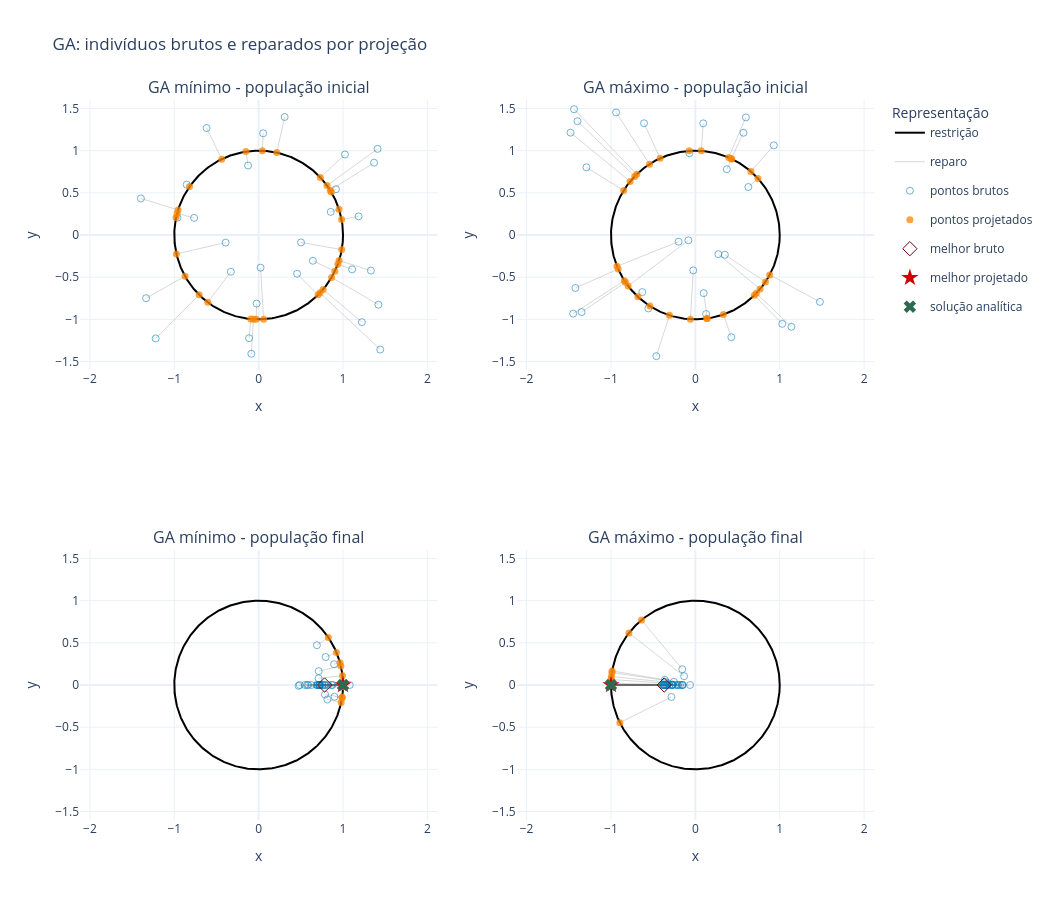

Notebook code cell kept with this figure:
### Markdown cell above
## 8. População inicial e final do GA

Cada painel mostra simultaneamente os cromossomos brutos e os pontos projetados usados na avaliação. Os segmentos cinza representam o deslocamento produzido pelo operador de reparo. Assim, fica explícito que o GA gera soluções no espaço cartesiano e só então as corrige para a circunferência.

### Code cell
def projection_segments(raw_points, projected_points):
    x_values = []
    y_values = []
    for raw, projected in zip(raw_points, projected_points):
        x_values.extend([raw[0], projected[0], None])
        y_values.extend([raw[1], projected[1], None])
    return x_values, y_values


def plot_ga_populations(solutions):
    ga_solutions = {
        solution["modo"]: solution
        for solution in solutions
        if solution["algoritmo"] == "GA"
    }
    theta = np.linspace(0, 2 * np.pi, 500)
    circle_x = np.cos(theta)
    circle_y = np.sin(theta)
    fig = make_subplots(
        rows=2,
        cols=2,
        subplot_titles=(
            "GA mínimo - população inicial",
            "GA máximo - população inicial",
            "GA mínimo - população final",
            "GA máximo - população final",
        ),
    )

    for col, mode in enumerate(["min", "max"], start=1):
        solution = ga_solutions[mode]
        analytic_point = np.array([1.0, 0.0]) if mode == "min" else np.array([-1.0, 0.0])

        for row, stage in enumerate(["inicial", "final"], start=1):
            raw_points = np.asarray(solution[f"populacao_{stage}_bruta"])
            projected_points = np.asarray(solution[f"populacao_{stage}_projetada"])
            segment_x, segment_y = projection_segments(raw_points, projected_points)
            show_legend = row == 1 and col == 1

            fig.add_trace(go.Scatter(
                x=circle_x,
                y=circle_y,
                mode="lines",
                name="restrição",
                line=dict(color="black", width=2),
                legendgroup="restricao",
                showlegend=show_legend,
            ), row=row, col=col)
            fig.add_trace(go.Scatter(
                x=segment_x,
                y=segment_y,
                mode="lines",
                name="reparo",
                line=dict(color="rgba(100,100,100,0.25)", width=1),
                legendgroup="reparo",
                showlegend=show_legend,
            ), row=row, col=col)
            fig.add_trace(go.Scatter(
                x=raw_points[:, 0],
                y=raw_points[:, 1],
                mode="markers",
                name="pontos brutos",
                marker=dict(
                    color="#0077b6",
                    size=7,
                    opacity=0.55,
                    symbol="circle-open",
                ),
                legendgroup="brutos",
                showlegend=show_legend,
            ), row=row, col=col)
            fig.add_trace(go.Scatter(
                x=projected_points[:, 0],
                y=projected_points[:, 1],
                mode="markers",
                name="pontos projetados",
                marker=dict(color="#fb8500", size=7, opacity=0.75),
                legendgroup="projetados",
                showlegend=show_legend,
            ), row=row, col=col)

            if stage == "final":
                fig.add_trace(go.Scatter(
                    x=[solution["x_bruto"]],
                    y=[solution["y_bruto"]],
                    mode="markers",
                    name="melhor bruto",
                    marker=dict(color="#6a040f", size=11, symbol="diamond-open"),
                    legendgroup="melhor-bruto",
                    showlegend=(row == 2 and col == 1),
                ), row=row, col=col)
                fig.add_trace(go.Scatter(
                    x=[solution["x_projetado"]],
                    y=[solution["y_projetado"]],
                    mode="markers",
                    name="melhor projetado",
                    marker=dict(color="#d00000", size=13, symbol="star"),
                    legendgroup="melhor-projetado",
                    showlegend=(row == 2 and col == 1),
                ), row=row, col=col)
                fig.add_trace(go.Scatter(
                    x=[analytic_point[0]],
                    y=[analytic_point[1]],
                    mode="markers",
                    name="solução analítica",
                    marker=dict(color="#2d6a4f", size=11, symbol="x"),
                    legendgroup="analitica",
                    showlegend=(row == 2 and col == 1),
                ), row=row, col=col)

    fig.update_xaxes(title_text="x", range=[-1.6, 1.6], zeroline=True)
    fig.update_yaxes(title_text="y", range=[-1.6, 1.6], zeroline=True)
    for row in [1, 2]:
        fig.update_yaxes(scaleanchor=f"x{'' if row == 1 else 3}", scaleratio=1, row=row, col=1)
        fig.update_yaxes(scaleanchor=f"x{2 if row == 1 else 4}", scaleratio=1, row=row, col=2)
    fig.update_layout(
        title="GA: indivíduos brutos e reparados por projeção",
        width=1050,
        height=900,
        template="plotly_white",
        legend_title_text="Representação",
    )
    return fig


fig_ga_pop = plot_ga_populations(solutions)
fig_ga_pop.show()

### Figure 1 — Plotly figure (JSON) as saved in the notebook; plotly's stock layout.template omitted (floating-point values rounded to 4 significant figures; data arrays with more than 128 entries replaced by an {"elided": "..."} marker saying what was removed)
{"data": [{"legendgroup": "restricao", "line": {"color": "black", "width": 2}, "mode": "lines", "name": "restrição", "showlegend": true, "type": "scatter", "x": {"elided": "500 float values"}, "xaxis": "x", "y": {"elided": "500 float values"}, "yaxis": "y"}, {"legendgroup": "reparo", "line": {"color": "rgba(100,100,100,0.25)", "width": 1}, "mode": "lines", "name": "reparo", "showlegend": true, "type": "scatter", "x": [1.331, 0.9533, null, 0.8544, 0.9523, null, -0.617, -0.4375, null, 1.108, 0.9385, null, 1.42, 0.8642, null, 0.9165, 0.8605, null, -0.08682, -0.06156, null, 1.184, 0.983, null, -0.3291, -0.6025, null, 0.4559, 0.7048, null, 0.02274, 0.05863, null, -1.334, -0.8721, null, 1.023, 0.7311, null, 0.502, 0.9849, null, 1.41, 0.8099, null, -0.7648, -0.9666, null, 1.368, 0.8475, null, -0.3919, -0.9745, null, 0.05348, 0.04431, null, 0.6429, 0.9032, null, -0.1139, -0.09271, null, -0.0239, -0.02938, null, -1.221, -0.7055, null, -0.8525, -0.819, null, -0.9625, -0.978, null, 0.3079, 0.2149, null, -0.1254, -0.1505, null, -1.395, -0.9549, null, 1.441, 0.7278, null, 1.223, 0.764, null], "xaxis": "x", "y": [-0.4217, -0.3021, null, 0.2738, 0.3052, null, 1.268, 0.8992, null, -0.4076, -0.3452, null, -0.8264, -0.5031, null, 0.5427, 0.5095, null, -1.408, -0.9981, null, 0.2209, 0.1833, null, -0.436, -0.7981, null, -0.4589, -0.7094, null, -0.3872, -0.9983, null, -0.7488, -0.4894, null, 0.9545, 0.6822, null, -0.08824, -0.1731, null, 1.021, 0.5865, null, 0.2026, 0.2561, null, 0.8569, 0.5309, null, -0.09023, -0.2243, null, 1.206, 0.999, null, -0.3056, -0.4293, null, -1.223, -0.9957, null, -0.8129, -0.9996, null, -1.226, -0.7087, null, 0.5974, 0.5739, null, 0.2052, 0.2085, null, 1.399, 0.9766, null, 0.8236, 0.9886, null, 0.4338, 0.2969, null, -1.358, -0.6858, null, -1.033, -0.6452, null], "yaxis": "y"}, {"legendgroup": "brutos", "marker": {"color": "#0077b6", "opacity": 0.55, "size": 7, "symbol": "circle-open"}, "mode": "markers", "name": "pontos brutos", "showlegend": true, "type": "scatter", "x": [1.331, 0.8544, -0.617, 1.108, 1.42, 0.9165, -0.08682, 1.184, -0.3291, 0.4559, 0.02274, -1.334, 1.023, 0.502, 1.41, -0.7648, 1.368, -0.3919, 0.05348, 0.6429, -0.1139, -0.0239, -1.221, -0.8525, -0.9625, 0.3079, -0.1254, -1.395, 1.441, 1.223], "xaxis": "x", "y": [-0.4217, 0.2738, 1.268, -0.4076, -0.8264, 0.5427, -1.408, 0.2209, -0.436, -0.4589, -0.3872, -0.7488, 0.9545, -0.08824, 1.021, 0.2026, 0.8569, -0.09023, 1.206, -0.3056, -1.223, -0.8129, -1.226, 0.5974, 0.2052, 1.399, 0.8236, 0.4338, -1.358, -1.033], "yaxis": "y"}, {"legendgroup": "projetados", "marker": {"color": "#fb8500", "opacity": 0.75, "size": 7}, "mode": "markers", "name": "pontos projetados", "showlegend": true, "type": "scatter", "x": [0.9533, 0.9523, -0.4375, 0.9385, 0.8642, 0.8605, -0.06156, 0.983, -0.6025, 0.7048, 0.05863, -0.8721, 0.7311, 0.9849, 0.8099, -0.9666, 0.8475, -0.9745, 0.04431, 0.9032, -0.09271, -0.02938, -0.7055, -0.819, -0.978, 0.2149, -0.1505, -0.9549, 0.7278, 0.764], "xaxis": "x", "y": [-0.3021, 0.3052, 0.8992, -0.3452, -0.5031, 0.5095, -0.9981, 0.1833, -0.7981, -0.7094, -0.9983, -0.4894, 0.6822, -0.1731, 0.5865, 0.2561, 0.5309, -0.2243, 0.999, -0.4293, -0.9957, -0.9996, -0.7087, 0.5739, 0.2085, 0.9766, 0.9886, 0.2969, -0.6858, -0.6452], "yaxis": "y"}, {"legendgroup": "restricao", "line": {"color": "black", "width": 2}, "mode": "lines", "name": "restrição", "showlegend": false, "type": "scatter", "x": {"elided": "500 float values"}, "xaxis": "x3", "y": {"elided": "500 float values"}, "yaxis": "y3"}, {"legendgroup": "reparo", "line": {"color": "rgba(100,100,100,0.25)", "width": 1}, "mode": "lines", "name": "reparo", "showlegend": false, "type": "scatter", "x": [0.7816, 1, null, 0.8259, 1, null, 0.8945, 0.9642, null, 0.575, 1, null, 0.5883, 1, null, 0.6247, 1, null, 0.7868, 1, null, 0.7597, 1, null, 1.08, 1, null, 0.899, 0.9882, null, 0.8756, 1, null, 0.5488, 1, null, 0.7105, 0.9939, null, 0.7248, 1, null, 0.6904, 0.8259, null, 0.4867, 1, null, 0.8624, 1, null, 0.7021, 1, null, 0.7171, 1, null, 0.7111, 0.9744, null, 0.7937, 0.9227, null, 0.6884, 1, null, 0.75, 1, null, 0.7201, 1, null, 0.7189, 1, null, 0.7868, 0.9898, null, 0.7317, 1, null, 0.4725, 0.9998, null, 0.8148, 0.9785, null, 0.6924, 1.0, null], "xaxis": "x3", "y": [4.904e-09, 6.274e-09, null, 1.321e-09, 1.6e-09, null, 0.246, 0.2651, null, 3.59e-09, 6.244e-09, null, 3.557e-09, 6.047e-09, null, 2.063e-09, 3.302e-09, null, 8.491e-10, 1.079e-09, null, 1.592e-09, 2.096e-09, null, 4.39e-09, 4.066e-09, null, -0.1392, -0.153, null, 4.037e-09, 4.61e-09, null, 2.528e-09, 4.605e-09, null, 0.07859, 0.1099, null, 6.979e-10, 9.628e-10, null, 0.4714, 0.5639, null, 4.182e-09, 8.592e-09, null, 4.535e-09, 5.259e-09, null, -3.12e-10, -4.444e-10, null, 3.677e-10, 5.128e-10, null, 0.1642, 0.225, null, 0.3316, 0.3855, null, 3.266e-10, 4.744e-10, null, 1.142e-09, 1.523e-09, null, 1.776e-10, 2.466e-10, null, 9.4e-10, 1.308e-09, null, -0.1131, -0.1423, null, 6.662e-10, 9.105e-10, null, -0.009966, -0.02109, null, -0.1717, -0.2062, null, -0.001447, -0.00209, null], "yaxis": "y3"}, {"legendgroup": "brutos", "marker": {"color": "#0077b6", "opacity": 0.55, "size": 7, "symbol": "circle-open"}, "mode": "markers", "name": "pontos brutos", "showlegend": false, "type": "scatter", "x": [0.7816, 0.8259, 0.8945, 0.575, 0.5883, 0.6247, 0.7868, 0.7597, 1.08, 0.899, 0.8756, 0.5488, 0.7105, 0.7248, 0.6904, 0.4867, 0.8624, 0.7021, 0.7171, 0.7111, 0.7937, 0.6884, 0.75, 0.7201, 0.7189, 0.7868, 0.7317, 0.4725, 0.8148, 0.6924], "xaxis": "x3", "y": [4.904e-09, 1.321e-09, 0.246, 3.59e-09, 3.557e-09, 2.063e-09, 8.491e-10, 1.592e-09, 4.39e-09, -0.1392, 4.037e-09, 2.528e-09, 0.07859, 6.979e-10, 0.4714, 4.182e-09, 4.535e-09, -3.12e-10, 3.677e-10, 0.1642, 0.3316, 3.266e-10, 1.142e-09, 1.776e-10, 9.4e-10, -0.1131, 6.662e-10, -0.009966, -0.1717, -0.001447], "yaxis": "y3"}, {"legendgroup": "projetados", "marker": {"color": "#fb8500", "opacity": 0.75, "size": 7}, "mode": "markers", "name": "pontos projetados", "showlegend": false, "type": "scatter", "x": [1.0, 1.0, 0.9642, 1.0, 1.0, 1.0, 1.0, 1.0, 1.0, 0.9882, 1.0, 1.0, 0.9939, 1.0, 0.8259, 1.0, 1.0, 1.0, 1.0, 0.9744, 0.9227, 1.0, 1.0, 1.0, 1.0, 0.9898, 1.0, 0.9998, 0.9785, 1.0], "xaxis": "x3", "y": [6.274e-09, 1.6e-09, 0.2651, 6.244e-09, 6.047e-09, 3.302e-09, 1.079e-09, 2.096e-09, 4.066e-09, -0.153, 4.61e-09, 4.605e-09, 0.1099, 9.628e-10, 0.5639, 8.592e-09, 5.259e-09, -4.444e-10, 5.128e-10, 0.225, 0.3855, 4.744e-10, 1.523e-09, 2.466e-10, 1.308e-09, -0.1423, 9.105e-10, -0.02109, -0.2062, -0.00209], "yaxis": "y3"}, {"legendgroup": "melhor-bruto", "marker": {"color": "#6a040f", "size": 11, "symbol": "diamond-open"}, "mode": "markers", "name": "melhor bruto", "showlegend": true, "type": "scatter", "x": [0.7816], "xaxis": "x3", "y": [4.904e-09], "yaxis": "y3"}, {"legendgroup": "melhor-projetado", "marker": {"color": "#d00000", "size": 13, "symbol": "star"}, "mode": "markers", "name": "melhor projetado", "showlegend": true, "type": "scatter", "x": [1], "xaxis": "x3", "y": [6.274e-09], "yaxis": "y3"}, {"legendgroup": "analitica", "marker": {"color": "#2d6a4f", "size": 11, "symbol": "x"}, "mode": "markers", "name": "solução analítica", "showlegend": true, "type": "scatter", "x": [1], "xaxis": "x3", "y": [0], "yaxis": "y3"}, {"legendgroup": "restricao", "line": {"color": "black", "width": 2}, "mode": "lines", "name": "restrição", "showlegend": false, "type": "scatter", "x": {"elided": "500 float values"}, "xaxis": "x2", "y": {"elided": "500 float values"}, "yaxis": "y2"}, {"legendgroup": "reparo", "line": {"color": "rgba(100,100,100,0.25)", "width": 1}, "mode": "lines", "name": "reparo", "showlegend": false, "type": "scatter", "x": [-0.02462, -0.05857, null, 0.6282, 0.7415, null, -0.08285, -0.7967, null, -1.479, -0.7732, null, -0.1988, -0.929, null, -1.397, -0.7194, null, 0.2724, 0.7675, null, -0.9394, -0.5431, null, 0.5707, 0.426, null, -1.438, -0.6942, null, -0.5571, -0.5391, null, -1.448, -0.8408, null, -0.6284, -0.6803, null, 0.4267, 0.3324, null, -1.291, -0.8494, null, 1.139, 0.7231, null, 0.9298, 0.6584, null, -0.6085, -0.4175, null, 0.1274, 0.1347, null, 0.5988, 0.3947, null, 0.373, 0.4315, null, 0.09326, 0.07029, null, -1.348, -0.8278, null, -0.4625, -0.3065, null, 0.09909, 0.1423, null, 1.476, 0.881, null, 0.3497, 0.831, null, -1.421, -0.9148, null, 1.03, 0.6994, null, -0.07077, -0.07281, null], "xaxis": "x2", "y": [-0.4196, -0.9983, null, 0.5685, 0.671, null, -0.06285, -0.6044, null, 1.213, 0.6341, null, -0.07919, -0.3701, null, 1.349, 0.6946, null, -0.2275, -0.641, null, 1.452, 0.8396, null, 1.212, 0.9047, null, 1.491, 0.7198, null, -0.8704, -0.8423, null, -0.9322, -0.5413, null, -0.677, -0.7329, null, -1.211, -0.9431, null, 0.802, 0.5277, null, -1.088, -0.6907, null, 1.063, 0.7526, null, 1.324, 0.9087, null, -0.9371, -0.9909, null, 1.394, 0.9188, null, 0.7797, 0.9021, null, 1.323, 0.9975, null, -0.9136, -0.561, null, -1.436, -0.9519, null, -0.6891, -0.9898, null, -0.7926, -0.473, null, -0.2341, -0.5563, null, -0.6278, -0.404, null, -1.053, -0.7148, null, 0.9694, 0.9973, null], "yaxis": "y2"}, {"legendgroup": "brutos", "marker": {"color": "#0077b6", "opacity": 0.55, "size": 7, "symbol": "circle-open"}, "mode": "markers", "name": "pontos brutos", "showlegend": false, "type": "scatter", "x": [-0.02462, 0.6282, -0.08285, -1.479, -0.1988, -1.397, 0.2724, -0.9394, 0.5707, -1.438, -0.5571, -1.448, -0.6284, 0.4267, -1.291, 1.139, 0.9298, -0.6085, 0.1274, 0.5988, 0.373, 0.09326, -1.348, -0.4625, 0.09909, 1.476, 0.3497, -1.421, 1.03, -0.07077], "xaxis": "x2", "y": [-0.4196, 0.5685, -0.06285, 1.213, -0.07919, 1.349, -0.2275, 1.452, 1.212, 1.491, -0.8704, -0.9322, -0.677, -1.211, 0.802, -1.088, 1.063, 1.324, -0.9371, 1.394, 0.7797, 1.323, -0.9136, -1.436, -0.6891, -0.7926, -0.2341, -0.6278, -1.053, 0.9694], "yaxis": "y2"}, {"legendgroup": "projetados", "marker": {"color": "#fb8500", "opacity": 0.75, "size": 7}, "mode": "markers", "name": "pontos projetados", "showlegend": false, "type": "scatter", "x": [-0.05857, 0.7415, -0.7967, -0.7732, -0.929, -0.7194, 0.7675, -0.5431, 0.426, -0.6942, -0.5391, -0.8408, -0.6803, 0.3324, -0.8494, 0.7231, 0.6584, -0.4175, 0.1347, 0.3947, 0.4315, 0.07029, -0.8278, -0.3065, 0.1423, 0.881, 0.831, -0.9148, 0.6994, -0.07281], "xaxis": "x2", "y": [-0.9983, 0.671, -0.6044, 0.6341, -0.3701, 0.6946, -0.641, 0.8396, 0.9047, 0.7198, -0.8423, -0.5413, -0.7329, -0.9431, 0.5277, -0.6907, 0.7526, 0.9087, -0.9909, 0.9188, 0.9021, 0.9975, -0.561, -0.9519, -0.9898, -0.473, -0.5563, -0.404, -0.7148, 0.9973], "yaxis": "y2"}, {"legendgroup": "restricao", "line": {"color": "black", "width": 2}, "mode": "lines", "name": "restrição", "showlegend": false, "type": "scatter", "x": {"elided": "500 float values"}, "xaxis": "x4", "y": {"elided": "500 float values"}, "yaxis": "y4"}, {"legendgroup": "reparo", "line": {"color": "rgba(100,100,100,0.25)", "width": 1}, "mode": "lines", "name": "reparo", "showlegend": false, "type": "scatter", "x": [-0.3692, -1, null, -0.1498, -1, null, -0.3478, -1, null, -0.3299, -1, null, -0.3483, -1, null, -0.3844, -1, null, -0.1548, -1, null, -0.2548, -0.989, null, -0.3733, -1, null, -0.2704, -1, null, -0.1335, -0.7873, null, -0.3478, -1, null, -0.3612, -0.9859, null, -0.2839, -0.895, null, -0.1548, -0.638, null, -0.1578, -1, null, -0.3049, -1, null, -0.2757, -1, null, -0.06337, -1, null, -0.384, -1, null, -0.3227, -0.9979, null, -0.37, -1, null, -0.2665, -0.9998, null, -0.2828, -1, null, -0.3708, -1, null, -0.2345, -1, null, -0.202, -1, null, -0.1815, -1.0, null, -0.3505, -0.995, null, -0.2128, -1, null], "xaxis": "x4", "y": [-1.038e-09, -2.811e-09, null, 1.292e-09, 8.626e-09, null, 1.344e-09, 3.865e-09, null, -5.117e-10, -1.551e-09, null, 1.1e-09, 3.157e-09, null, -6.665e-10, -1.734e-09, null, -6.594e-10, -4.259e-09, null, 0.03819, 0.1482, null, -3.171e-10, -8.495e-10, null, 1.05e-09, 3.882e-09, null, 0.1046, 0.6166, null, -9.945e-11, -2.859e-10, null, 0.06128, 0.1672, null, -0.1415, -0.446, null, 0.1869, 0.77, null, -6.436e-10, -4.078e-09, null, -3.402e-10, -1.116e-09, null, -1.041e-11, -3.775e-11, null, 1.117e-09, 1.762e-08, null, -5.924e-10, -1.543e-09, null, 0.02086, 0.06449, null, -1.051e-09, -2.84e-09, null, 0.005485, 0.02058, null, -3.098e-11, -1.096e-10, null, -1.063e-09, -2.866e-09, null, 1.478e-09, 6.303e-09, null, 7.712e-10, 3.817e-09, null, 3.493e-09, 1.925e-08, null, 0.03532, 0.1002, null, 1.752e-09, 8.232e-09, null], "yaxis": "y4"}, {"legendgroup": "brutos", "marker": {"color": "#0077b6", "opacity": 0.55, "size": 7, "symbol": "circle-open"}, "mode": "markers", "name": "pontos brutos", "showlegend": false, "type": "scatter", "x": [-0.3692, -0.1498, -0.3478, -0.3299, -0.3483, -0.3844, -0.1548, -0.2548, -0.3733, -0.2704, -0.1335, -0.3478, -0.3612, -0.2839, -0.1548, -0.1578, -0.3049, -0.2757, -0.06337, -0.384, -0.3227, -0.37, -0.2665, -0.2828, -0.3708, -0.2345, -0.202, -0.1815, -0.3505, -0.2128], "xaxis": "x4", "y": [-1.038e-09, 1.292e-09, 1.344e-09, -5.117e-10, 1.1e-09, -6.665e-10, -6.594e-10, 0.03819, -3.171e-10, 1.05e-09, 0.1046, -9.945e-11, 0.06128, -0.1415, 0.1869, -6.436e-10, -3.402e-10, -1.041e-11, 1.117e-09, -5.924e-10, 0.02086, -1.051e-09, 0.005485, -3.098e-11, -1.063e-09, 1.478e-09, 7.712e-10, 3.493e-09, 0.03532, 1.752e-09], "yaxis": "y4"}, {"legendgroup": "projetados", "marker": {"color": "#fb8500", "opacity": 0.75, "size": 7}, "mode": "markers", "name": "pontos projetados", "showlegend": false, "type": "scatter", "x": [-1.0, -1.0, -1.0, -1.0, -1.0, -1.0, -1.0, -0.989, -1.0, -1.0, -0.7873, -1.0, -0.9859, -0.895, -0.638, -1.0, -1.0, -1.0, -1.0, -1.0, -0.9979, -1.0, -0.9998, -1.0, -1.0, -1.0, -1.0, -1.0, -0.995, -1.0], "xaxis": "x4", "y": [-2.811e-09, 8.626e-09, 3.865e-09, -1.551e-09, 3.157e-09, -1.734e-09, -4.259e-09, 0.1482, -8.495e-10, 3.882e-09, 0.6166, -2.859e-10, 0.1672, -0.446, 0.77, -4.078e-09, -1.116e-09, -3.775e-11, 1.762e-08, -1.543e-09, 0.06449, -2.84e-09, 0.02058, -1.096e-10, -2.866e-09, 6.303e-09, 3.817e-09, 1.925e-08, 0.1002, 8.232e-09], "yaxis": "y4"}, {"legendgroup": "melhor-bruto", "marker": {"color": "#6a040f", "size": 11, "symbol": "diamond-open"}, "mode": "markers", "name": "melhor bruto", "showlegend": false, "type": "scatter", "x": [-0.3692], "xaxis": "x4", "y": [-1.038e-09], "yaxis": "y4"}, {"legendgroup": "melhor-projetado", "marker": {"color": "#d00000", "size": 13, "symbol": "star"}, "mode": "markers", "name": "melhor projetado", "showlegend": false, "type": "scatter", "x": [-1], "xaxis": "x4", "y": [-2.811e-09], "yaxis": "y4"}, {"legendgroup": "analitica", "marker": {"color": "#2d6a4f", "size": 11, "symbol": "x"}, "mode": "markers", "name": "solução analítica", "showlegend": false, "type": "scatter", "x": [-1], "xaxis": "x4", "y": [0], "yaxis": "y4"}], "layout": {"annotations": [{"font": {"size": 16}, "showarrow": false, "text": "GA mínimo - população inicial", "x": 0.225, "xanchor": "center", "xref": "paper", "y": 1, "yanchor": "bottom", "yref": "paper"}, {"font": {"size": 16}, "showarrow": false, "text": "GA máximo - população inicial", "x": 0.775, "xanchor": "center", "xref": "paper", "y": 1, "yanchor": "bottom", "yref": "paper"}, {"font": {"size": 16}, "showarrow": false, "text": "GA mínimo - população final", "x": 0.225, "xanchor": "center", "xref": "paper", "y": 0.375, "yanchor": "bottom", "yref": "paper"}, {"font": {"size": 16}, "showarrow": false, "text": "GA máximo - população final", "x": 0.775, "xanchor": "center", "xref": "paper", "y": 0.375, "yanchor": "bottom", "yref": "paper"}], "height": 900, "legend": {"title": {"text": "Representação"}}, "title": {"text": "GA: indivíduos brutos e reparados por projeção"}, "width": 1050, "xaxis": {"anchor": "y", "domain": [0, 0.45], "range": [-1.6, 1.6], "title": {"text": "x"}, "zeroline": true}, "xaxis2": {"anchor": "y2", "domain": [0.55, 1], "range": [-1.6, 1.6], "title": {"text": "x"}, "zeroline": true}, "xaxis3": {"anchor": "y3", "domain": [0, 0.45], "range": [-1.6, 1.6], "title": {"text": "x"}, "zeroline": true}, "xaxis4": {"anchor": "y4", "domain": [0.55, 1], "range": [-1.6, 1.6], "title": {"text": "x"}, "zeroline": true}, "yaxis": {"anchor": "x", "domain": [0.625, 1], "range": [-1.6, 1.6], "scaleanchor": "x", "scaleratio": 1, "title": {"text": "y"}, "zeroline": true}, "yaxis2": {"anchor": "x2", "domain": [0.625, 1], "range": [-1.6, 1.6], "scaleanchor": "x2", "scaleratio": 1, "title": {"text": "y"}, "zeroline": true}, "yaxis3": {"anchor": "x3", "domain": [0, 0.375], "range": [-1.6, 1.6], "scaleanchor": "x3", "scaleratio": 1, "title": {"text": "y"}, "zeroline": true}, "yaxis4": {"anchor": "x4", "domain": [0, 0.375], "range": [-1.6, 1.6], "scaleanchor": "x4", "scaleratio": 1, "title": {"text": "y"}, "zeroline": true}}}
